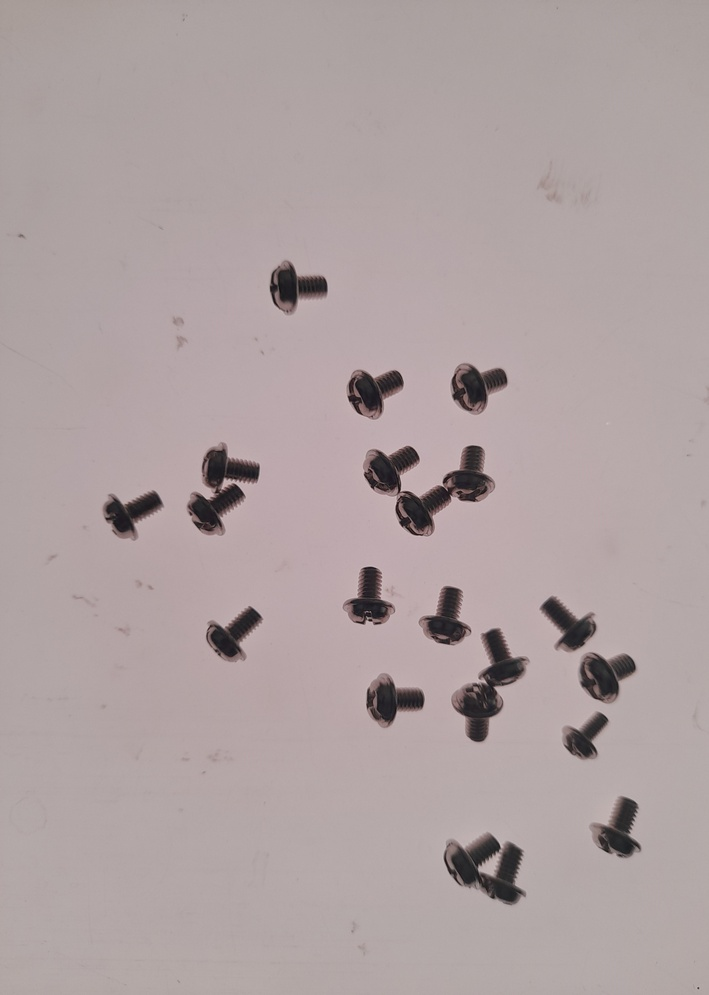
#> input picture Chinmay_Bhat/test_images/20240713_192951.jpg, 709 x 995 px, shrunk from 2848 x 4000 before the run; its folder holds only this picture in this run
$ python run_cv_simple_test.py
#> lines starting #> are read from the running program, lines starting #| are printed output that depends on the picture; after the words box and inside, x2 and y2 are one past the last pixel; in counts of white or black regions, pixels touching at a corner belong together
import cv2
import numpy as np
import os
import glob

def process_images(input_dir):
    # Get all jpg images
#> called with input_dir = 'Chinmay_Bhat/test_images'
    image_paths = glob.glob(os.path.join(input_dir, "*.jpg"))
    if not image_paths:
        print(f"No images found in {input_dir}")
        return

    print(f"Found {len(image_paths)} images to process.")

    summary = []
    total = 0

    for path in sorted(image_paths):
        filename = os.path.basename(path)
        img = cv2.imread(path)
#> img is the input picture: shape (995, 709, 3); mean B, G, R 161.3, 160.8, 174.2
        if img is None:
            continue

        # 1. Preprocessing
        gray = cv2.cvtColor(img, cv2.COLOR_BGR2GRAY)
        blur = cv2.GaussianBlur(gray, (5, 5), 0)

        # Binary Inverse Threshold
        _, thresh = cv2.threshold(blur, 0, 255, cv2.THRESH_BINARY_INV + cv2.THRESH_OTSU)
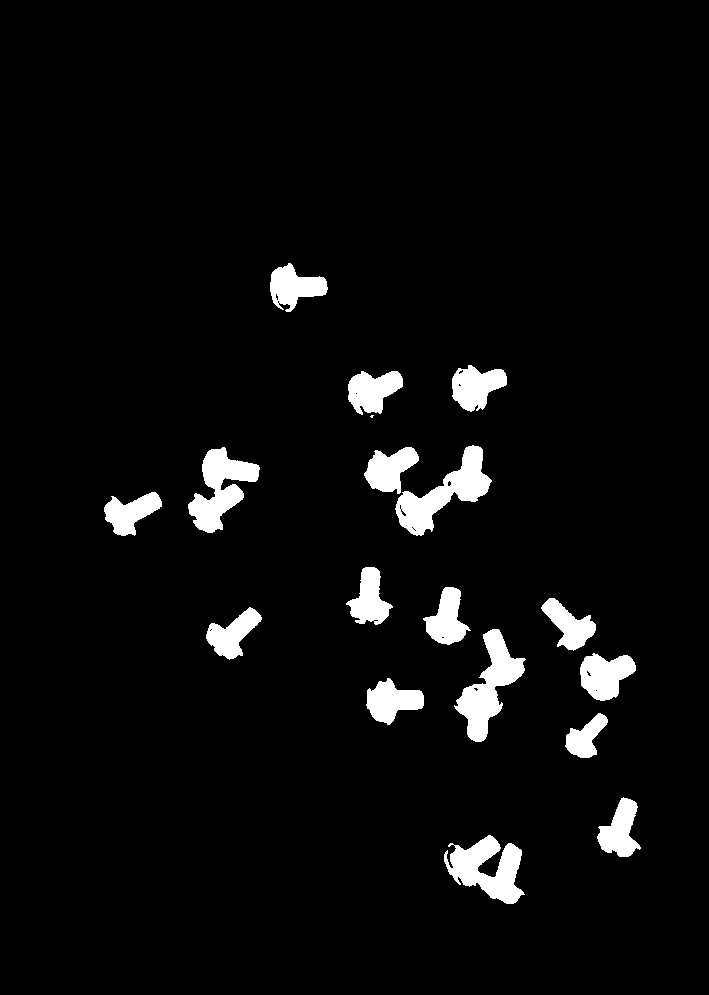
#> thresh: shape (995, 709); 4.5% white; 18 white regions (1 under 20 px), largest, box (x1, y1, x2, y2) and area: (395, 445, 492, 536) 3236, (454, 629, 526, 742) 3187, (444, 835, 525, 904) 3015

        # 2. Morphological operations
        kernel = np.ones((3,3), np.uint8)
        opening = cv2.morphologyEx(thresh, cv2.MORPH_OPEN, kernel, iterations=2)
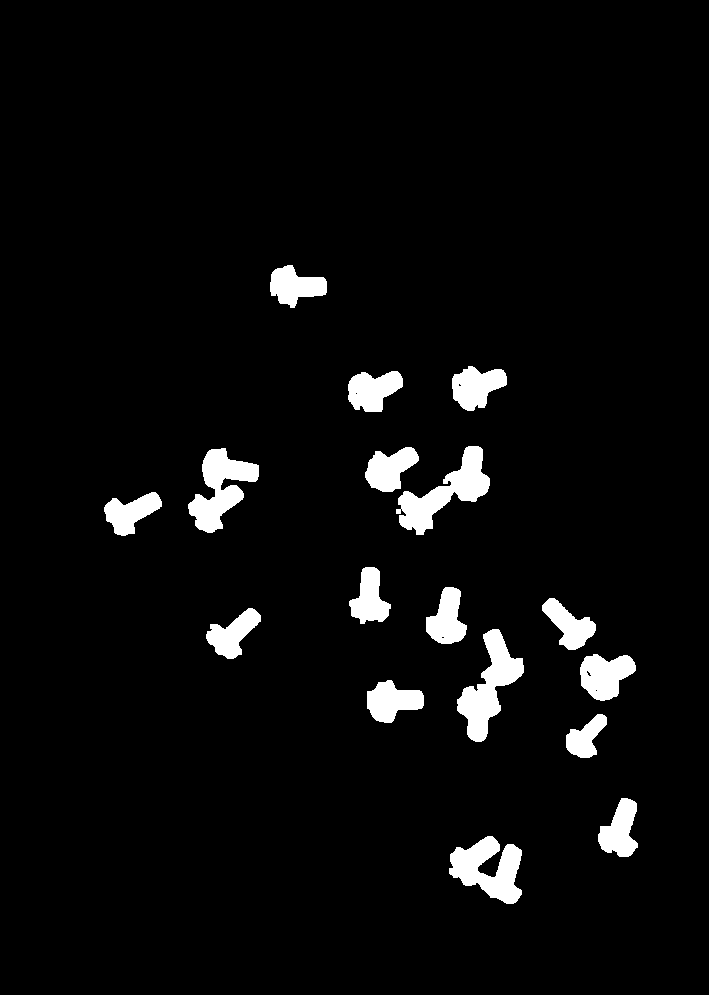
#> opening: shape (995, 709); 4.4% white; 17 white regions, largest, box (x1, y1, x2, y2) and area: (396, 446, 490, 535) 3135, (457, 629, 524, 742) 3132, (188, 448, 259, 533) 2914
        sure_bg = cv2.dilate(opening, kernel, iterations=3)
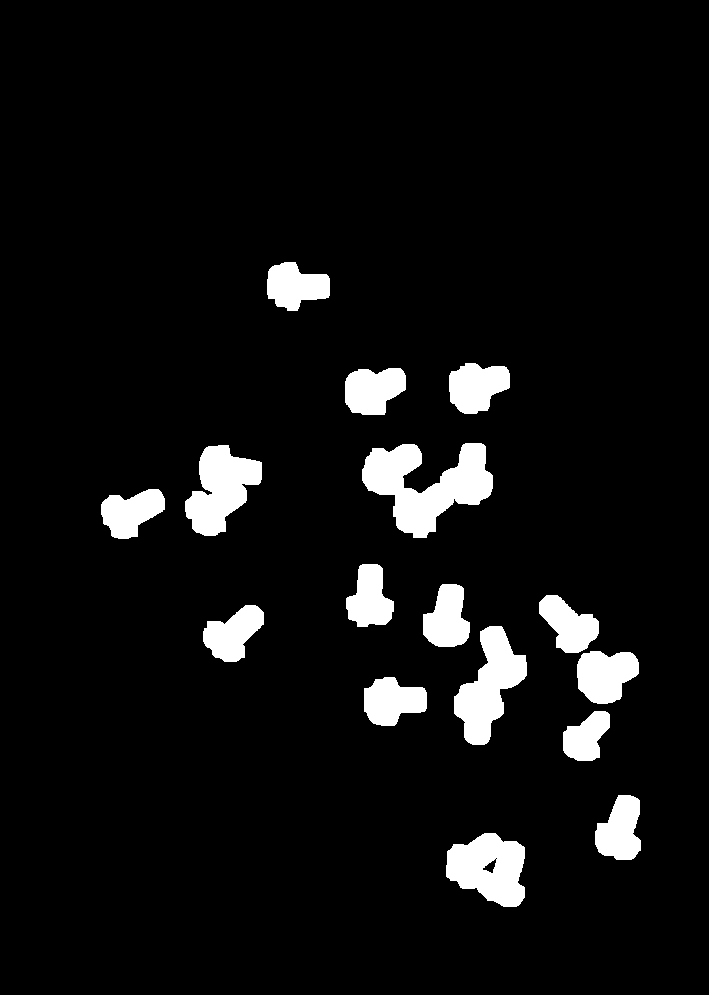
#> sure_bg: shape (995, 709); 6.4% white; 16 white regions

        # 3. Contour Detection
        contours, hierarchy = cv2.findContours(sure_bg, cv2.RETR_EXTERNAL, cv2.CHAIN_APPROX_SIMPLE)
#> contours = 16 contours; largest, box (x1, y1, x2, y2) and area: (362, 443, 493, 538) 6365, (454, 626, 527, 745) 4222, (446, 833, 525, 907) 4093, (185, 445, 262, 536) 4022, (577, 651, 639, 704) 2402

        # 4. Filter Contours
        valid_contours = []
        min_area = 100

        for cnt in contours:
            area = cv2.contourArea(cnt)
            if area > min_area:
                valid_contours.append(cnt)
#> this loop made 16 passes
#> area on passes 1 to 8: 4093, 2068.5, 1516, 2097.5, 2402, 4221.5, 2030, 1999
#> after the loop, valid_contours has the same summary as contours

        count = len(valid_contours)
#> count = 16
        summary.append((filename, count))
        total += count
#> total = 16
        # print(f"{filename}: {count}")

    print("\n" + "="*45)
    print(f"{'Image Name':<30} | {'Count':<10}")
    print("-" * 45)
    for name, count in summary:
        print(f"{name:<30} | {count:<10}")
#> this loop made 1 pass
#> (name, count) on pass 1: ('20240713_192951.jpg', 16)
#> (printed output is left out)
    print("-" * 45)
    print(f"{'TOTAL':<30} | {total:<10}")
#| TOTAL                          | 16
    print("="*45 + "\n")

if __name__ == "__main__":
    TEST_DIR = "Chinmay_Bhat/test_images"
    print("--- Non-AI (Simple CV) Screw Counting ---")
    process_images(TEST_DIR)

$ run again, on Chinmay_Bhat/test_images/20240713_193659.jpg
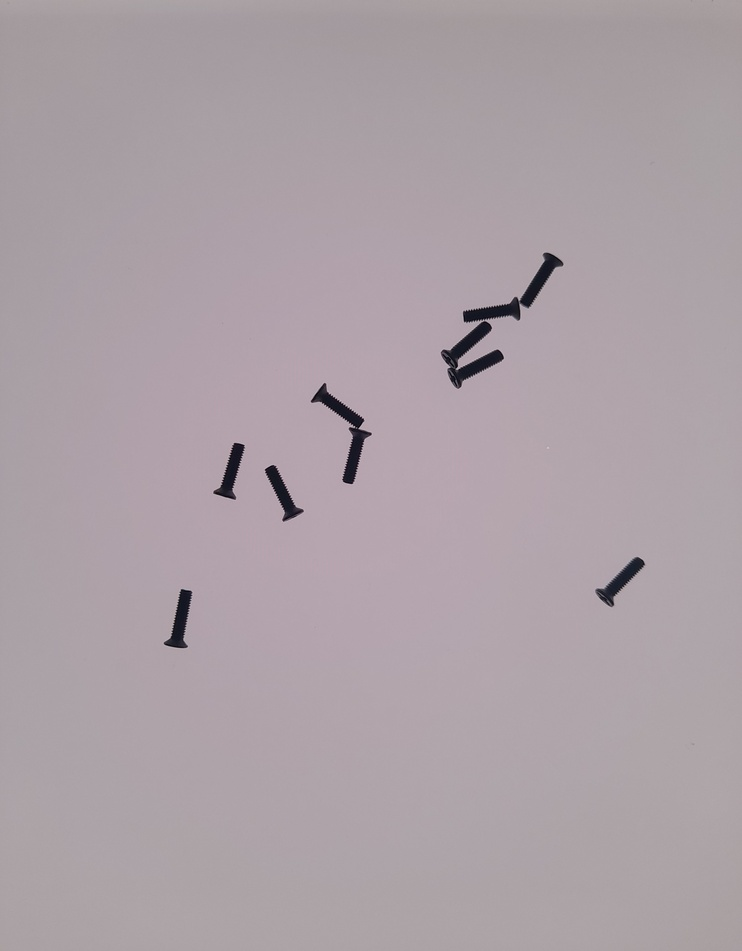
#> input picture Chinmay_Bhat/test_images/20240713_193659.jpg, 742 x 951 px, shrunk from 3000 x 3848 before the run
#> in process_images, img is the input picture: shape (951, 742, 3); mean B, G, R 166.6, 160.5, 171.8
#> in process_images, `_, thresh = cv2.threshold(blur, 0, 255, cv2.THRESH_BINARY_INV + cv2.TH..`:
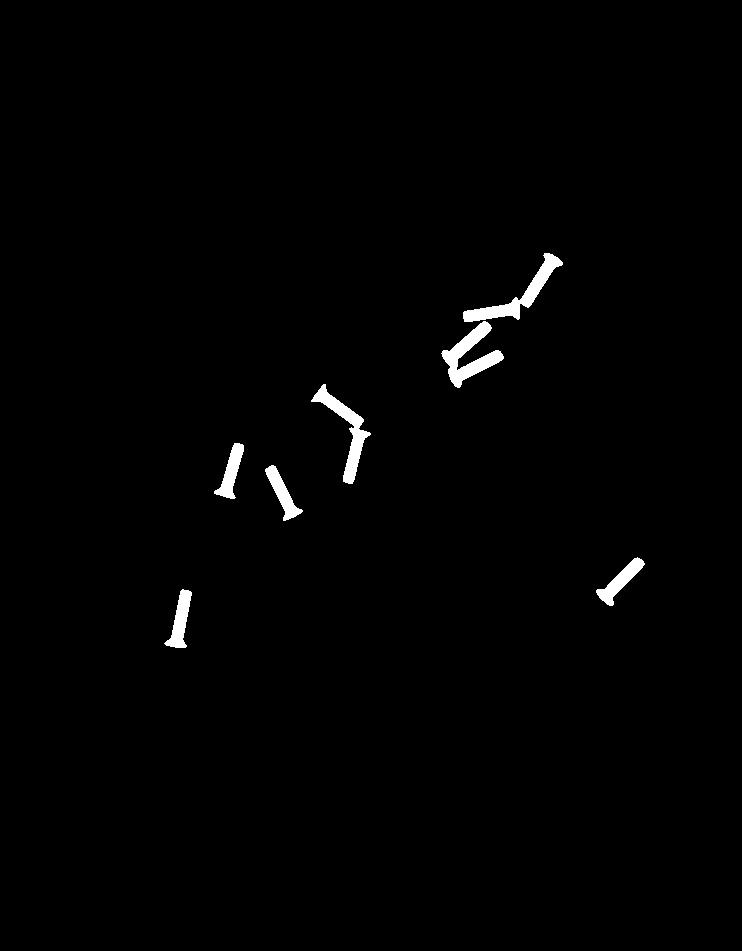
#> thresh: shape (951, 742); 1.1% white; 7 white regions, largest, box (x1, y1, x2, y2) and area: (441, 321, 504, 388) 1554, (463, 253, 563, 322) 1514, (311, 384, 371, 484) 1397
#> opening: shape (951, 742); 1% white; 7 white regions, largest, box (x1, y1, x2, y2) and area: (442, 322, 503, 387) 1538, (463, 253, 562, 322) 1496, (313, 386, 368, 484) 1365
#> in process_images, `sure_bg = cv2.dilate(opening, kernel, iterations=3)`:
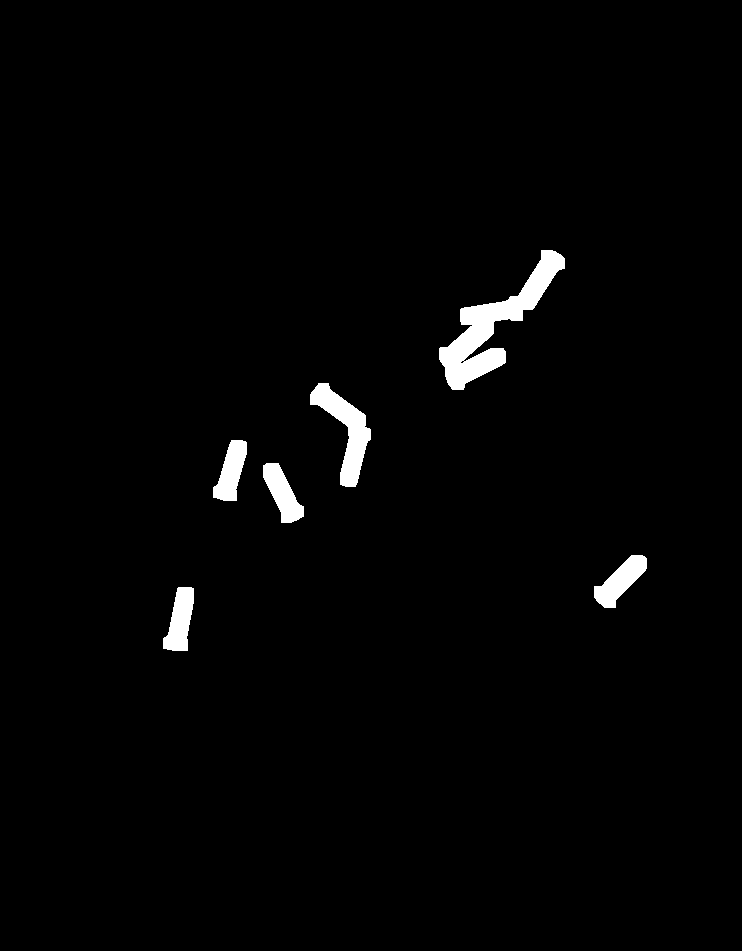
#> sure_bg: shape (951, 742); 1.8% white; 6 white regions
#> contours = 6 contours; box (x1, y1, x2, y2) and area: (439, 250, 565, 390) 4898, (310, 383, 371, 487) 2272, (594, 555, 647, 608) 1284, (163, 587, 194, 651) 1208, (263, 463, 304, 523) 1202, (213, 440, 247, 501) 1160
#> the loop in process_images, `for cnt in contours:` made 6 passes
#> area on passes 1 to 6: 1208.5, 1283.5, 1202.5, 1160, 2272.5, 4897.5
#> after the loop in process_images, `for cnt in contours:`: valid_contours has the same summary as contours
#> in process_images, `count = len(valid_contours)`: count = 6
#> the loop in process_images, `for name, count in summary:` made 1 pass
#> (name, count) on pass 1: ('20240713_193659.jpg', 6)
#> (printed output is left out)
#| TOTAL                          | 6

$ run again, on Chinmay_Bhat/test_images/20240713_193831.jpg
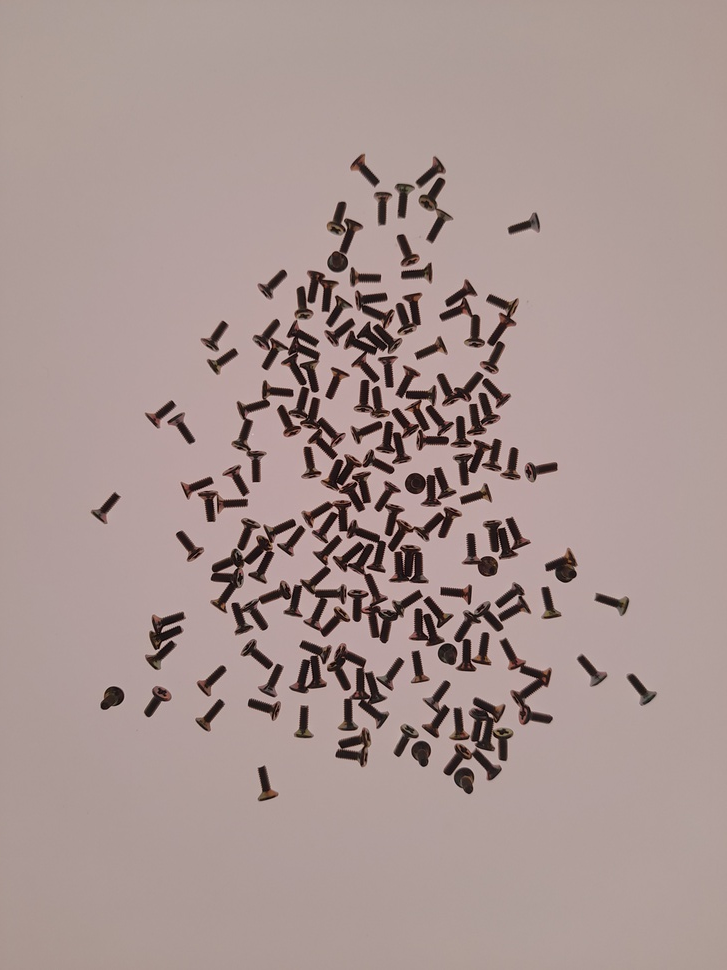
#> input picture Chinmay_Bhat/test_images/20240713_193831.jpg, 727 x 970 px, shrunk from 3000 x 4000 before the run
#> in process_images, img is the input picture: shape (970, 727, 3); mean B, G, R 145.1, 148.4, 167.7
#> in process_images, `_, thresh = cv2.threshold(blur, 0, 255, cv2.THRESH_BINARY_INV + cv2.TH..`:
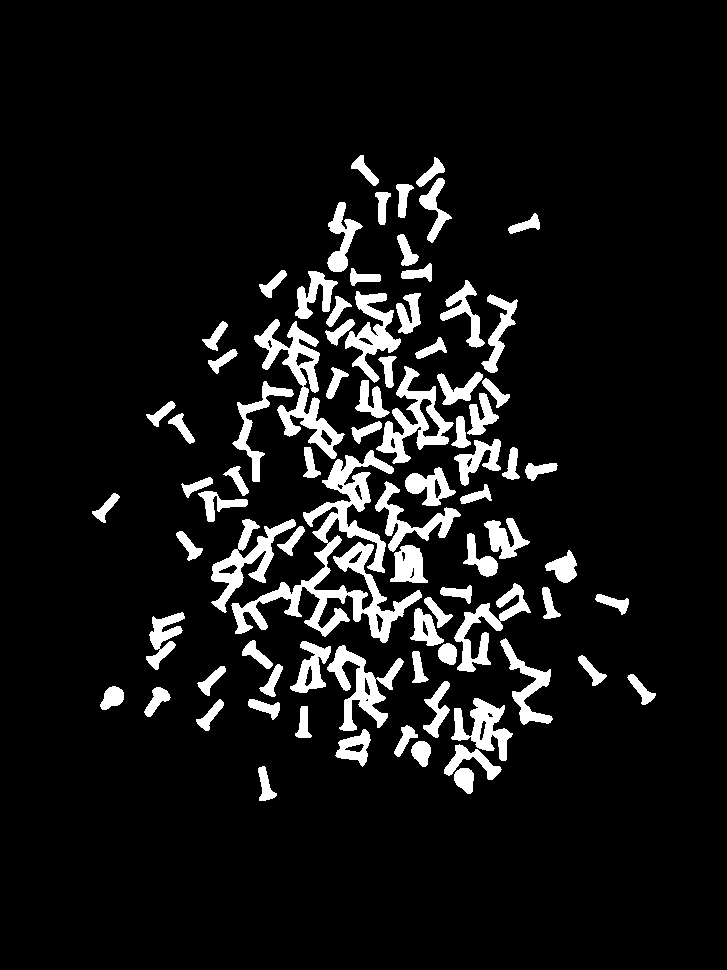
#> thresh: shape (970, 727); 8.8% white; 83 white regions, largest, box (x1, y1, x2, y2) and area: (231, 450, 422, 643) 8259, (254, 319, 345, 459) 3489, (376, 366, 454, 464) 2483
#> opening: shape (970, 727); 8.3% white; 119 white regions, largest, box (x1, y1, x2, y2) and area: (212, 520, 295, 610) 1906, (260, 568, 347, 629) 1461, (470, 698, 511, 761) 1337
#> in process_images, `sure_bg = cv2.dilate(opening, kernel, iterations=3)`:
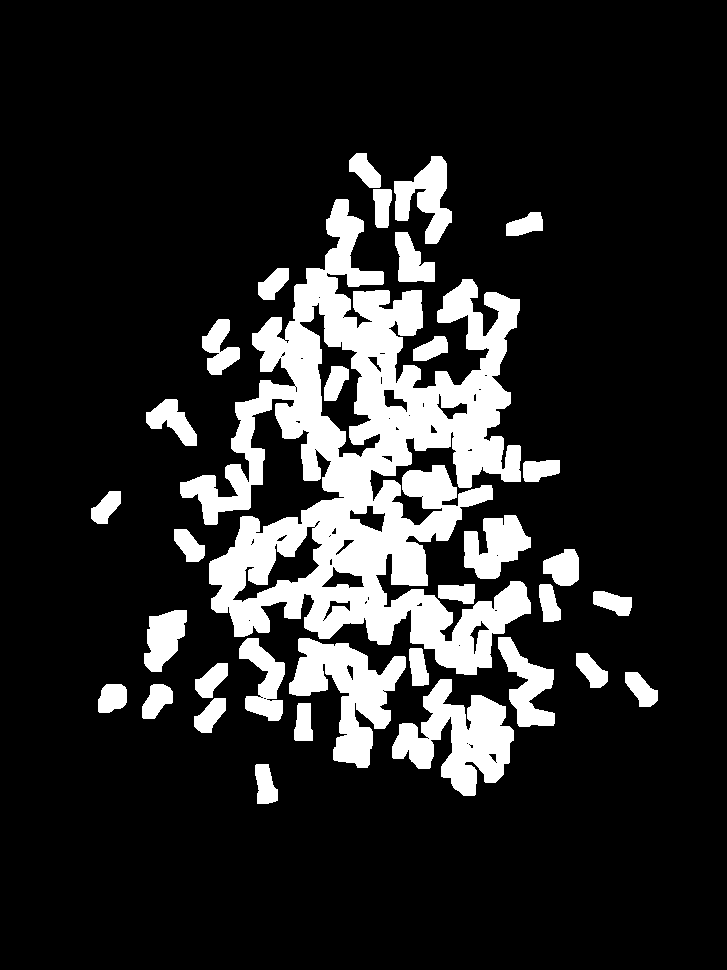
#> sure_bg: shape (970, 727); 15.8% white; 33 white regions
#> contours = 32 contours; largest, box (x1, y1, x2, y2) and area: (180, 199, 531, 675) 72772, (392, 679, 514, 796) 6976, (289, 638, 406, 768) 6659, (464, 515, 531, 579) 2538, (394, 156, 452, 244) 2466
#> the loop in process_images, `for cnt in contours:` made 32 passes
#> area on passes 1 to 8: 628, 546.5, 622, 669.5, 648, 6975.5, 635.5, 633
#> after the loop in process_images, `for cnt in contours:`: valid_contours has the same summary as contours
#> in process_images, `count = len(valid_contours)`: count = 32
#> the loop in process_images, `for name, count in summary:` made 1 pass
#> (name, count) on pass 1: ('20240713_193831.jpg', 32)
#> (printed output is left out)
#| TOTAL                          | 32
